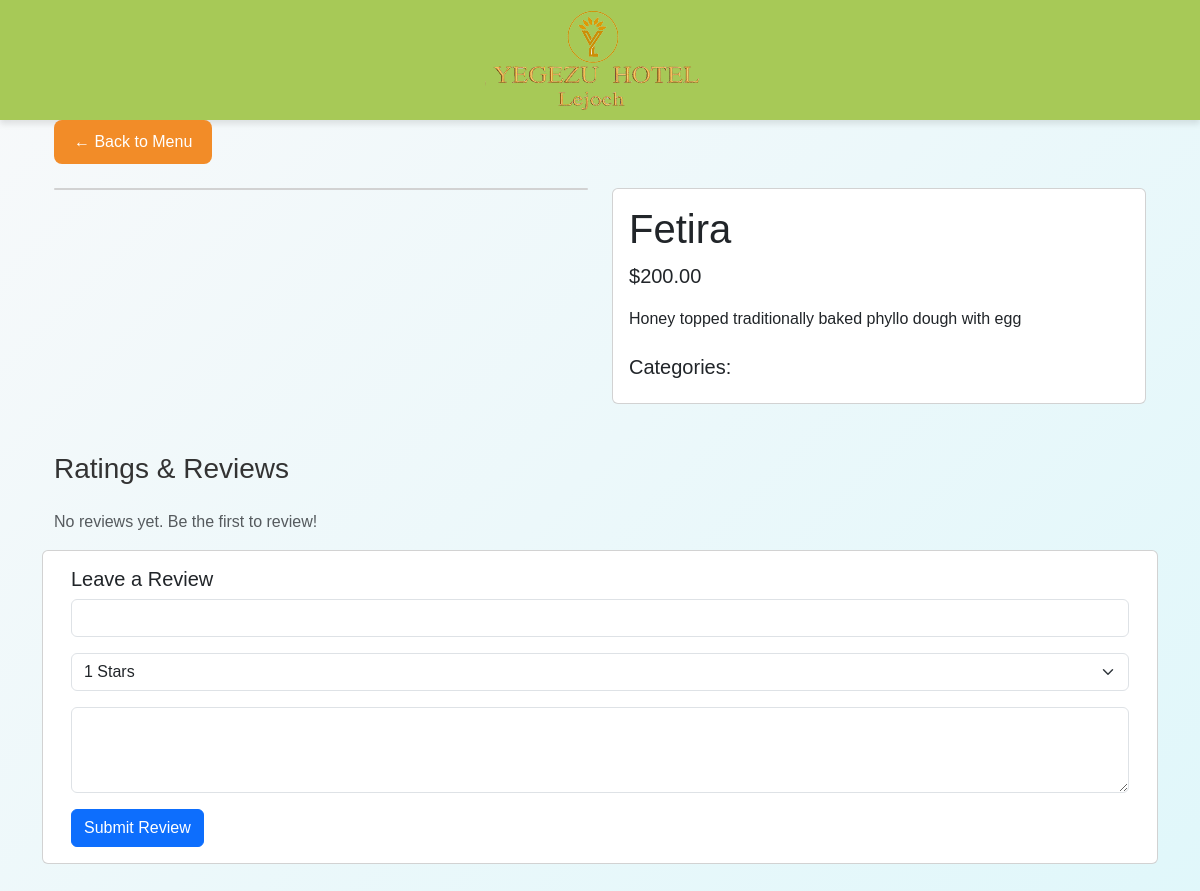
Page /item/2/ on the earlier database version.
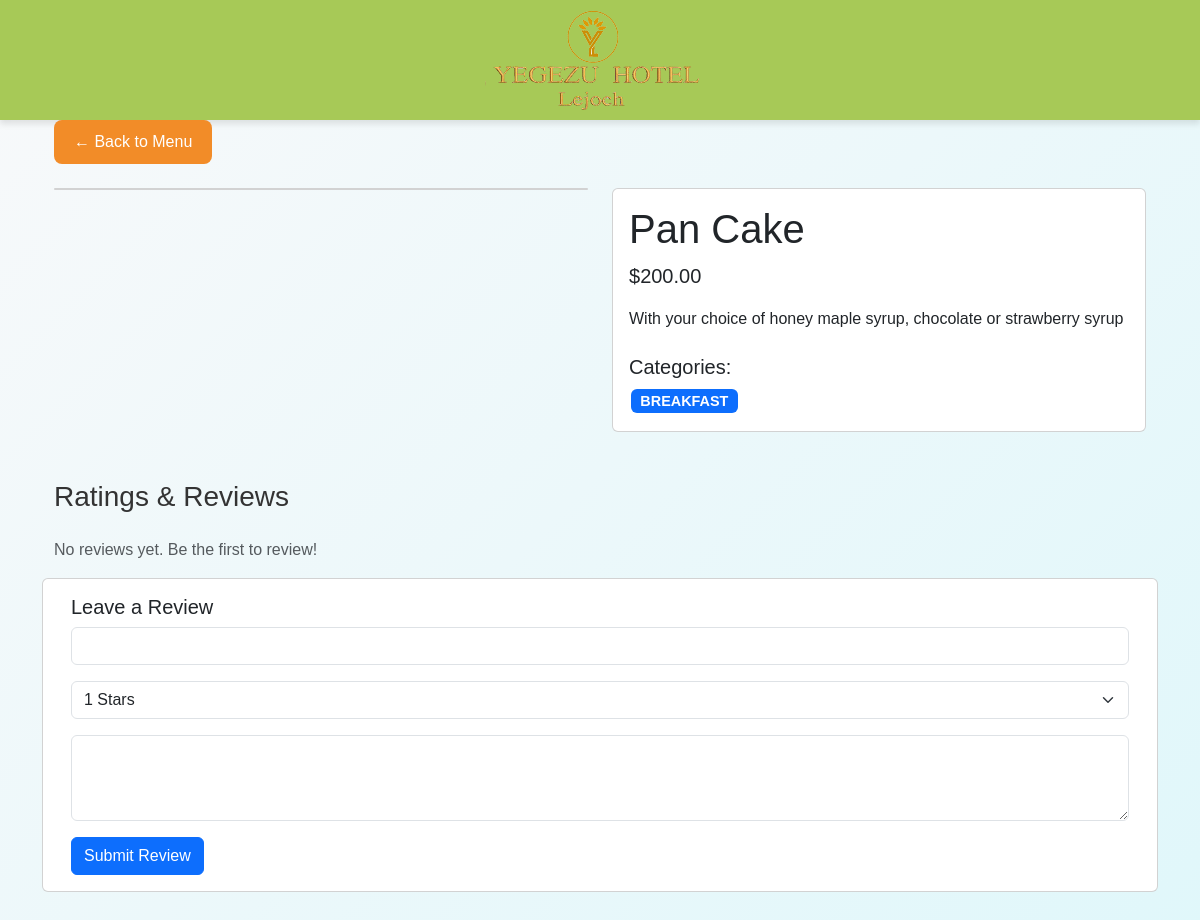
Same page on the later database version.
### menu/models.py (models this page shows, shortened)
class MenuItem(models.Model):
    name = models.CharField(max_length=100)
    description = models.TextField()
    price = models.DecimalField(max_digits=10, decimal_places=2)
    categories = models.ManyToManyField(Category)
    tags = models.ManyToManyField(Tag, blank=True)
    image = models.ImageField(upload_to='menu_images/', blank=True)
    is_active = models.BooleanField(default=True)
    created_at = models.DateTimeField(auto_now_add=True)
    tags = models.ManyToManyField(Tag, blank=True)

class Category(models.Model):
    name = models.CharField(max_length=100)
    main_category = models.ForeignKey(MainCategory, on_delete=models.CASCADE)
    description = models.TextField(blank=True)

### menu/views.py (the view)
# urls.py: path('item/<int:item_id>/', views.menu_item_detail, name='menu_item_detail'),
def menu_item_detail(request, item_id):
    item = get_object_or_404(MenuItem, id=item_id)
    ratings = Rating.objects.filter(menu_item=item)
    if request.method == 'POST':
        form = RatingForm(request.POST)
        if form.is_valid():
            Rating.objects.create(
                menu_item=item,
                stars=form.cleaned_data['stars'],
                comment=form.cleaned_data['comment'],
                guest_name=form.cleaned_data['guest_name']
            )
    else:
        form = RatingForm()
    context = {
        'item': item,
        'ratings': ratings,
        'form': form
    }
    return render(request, 'menu/detail.html', context)

### menu/forms.py
class RatingForm(forms.Form):
    guest_name = forms.CharField(
        label="Your Name",
        widget=forms.TextInput(attrs={'class': 'form-control'})
    )
    stars = forms.ChoiceField(
        label="Rating",
        choices=[(i, f"{i} Stars") for i in range(1, 6)],
        widget=forms.Select(attrs={'class': 'form-select'})
    )
    comment = forms.CharField(
        label="Comment",
        widget=forms.Textarea(attrs={'class': 'form-control', 'rows': 3}),
        required=False
    )

### menu/templates/menu/detail.html (shortened to what this page needs)
{% extends 'menu/base.html' %}
{% block content %}
<div class="container">
    <div class="mb-4">
        <a href="{% url 'menu' %}" class="btn btn-secondary">← Back to Menu</a>
    </div>
    <div class="row g-4">
        <div class="col-md-6">
            <div class="card">
            </div>
        </div>
        <div class="col-md-6">
            <div class="card h-100">
                <div class="card-body">
                    <h1 class="card-title">{{ item.name }}</h1>
                    <p class="lead">${{ item.price }}</p>
                    <p class="card-text">{{ item.description }}</p>
                    <div class="mt-4">
                        <h5>Categories:</h5>
                        {% for category in item.categories.all %}
                        <span class="badge bg-primary">{{ category.name }}</span>
                        {% endfor %}
                    </div>
                </div>
            </div>
        </div>
    </div>
    <div class="row mt-5">
        <div class="col-md-12">
            <h3 class="mb-4">Ratings & Reviews</h3>
            {% for rating in ratings %}
            <div class="card mb-3">
                <div class="card-body">
                    <div class="d-flex justify-content-between align-items-center mb-2">
                        <h5 class="card-title">{{ rating.guest_name }}</h5>
                        <div class="text-warning">
                            {% for _ in "12345" %}
                            {% if forloop.counter <= rating.stars %}★{% else %}☆{% endif %}
                            {% endfor %}
                        </div>
                    </div>
                    <p class="card-text">{{ rating.comment }}</p>
                    <small class="text-muted">{{ rating.created_at|date:"F j, Y" }}</small>
                </div>
            </div>
            {% empty %}
            <p class="text-muted">No reviews yet. Be the first to review!</p>
            {% endfor %}
        </div>
            <div class="card mb-5">
                <div class="card-body">
                    <h5 class="card-title">Leave a Review</h5>
                    <form method="post">
                        <div class="mb-3">
                            {{ form.guest_name }}
                        </div>
                        <div class="mb-3">
                            {{ form.stars }}
                        </div>
                        <div class="mb-3">
                            {{ form.comment }}
                        </div>
                        <button type="submit" class="btn btn-primary">Submit Review</button>
                    </form>
                </div>
            </div>
    </div>
</div>
{% endblock %}

Differences in the rows shown:
changed MenuItem: name "Fetira" → "Pan Cake"; description "Honey topped traditionally baked phyllo dough with egg" → "With your choice of honey maple syrup, chocolate or strawberry syrup"
now on this page (row edited): Category: name "BREAKFAST"
